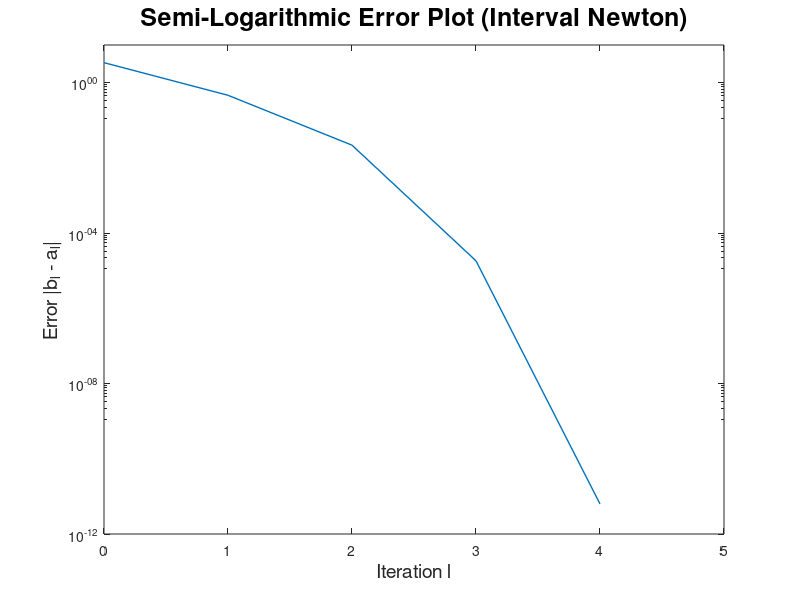

MATLAB code to generate this figure:
% Define the corresponding data set (Jana 2022, Drug 3 from Table 6)

X    =     [3.071 3.140 3.147 3.256 3.759...
            3.955 4.025 4.158 4.629 4.912...
            5.170 5.205 6.321 6.735 8.250...
            8.777 9.773 10.218 11.909 12.446]';

% s  = 1 (Weibull), s = -1 (inverse Weibull)

s    = -1;

% Define functions G_s, dG_s and H_s

G_s  = @(z) (1./z) + (s./length(X)).*sum(log(X)) - s.*sum(((X.^(s.*z))./(sum(X.^(s.*z)))).*log(X));
dG_s = @(z) - (1./(z.^2)) - (1./((sum(X.^(s.*z))).^2)).*((sum(log(X).*log(X).*(X.^(s.*z)))).*(sum(X.^(s.*z)))-((sum(log(X).*(X.^(s.*z)))).^2));
H_s  = @(z) sum(((X.^(s.*z))./(sum(X.^(s.*z)))).*log(X));

% Define initial Interval

a_init = 1/(log(max(X)) - (1./length(X)).*sum(log(X)));
b_init = min([1/(s*(H_s(a_init) - (1./length(X)).*sum(log(X)))) (length(X).*length(X)+sqrt((length(X)).^4+4.*(length(X)).^2))./(2*(max(log(X))-min(log(X))))]);

% Start the loop

N_max     = 20;
tolerance = 10^(-16);
N_points  = 100;

A      = zeros(1,(N_max+1));
B      = zeros(1,(N_max+1));

A(1)   = a_init;
B(1)   = b_init;

if(s == 1)
tic
  for j = 1:1:N_max
    m = (A(j) + B(j))/2;
    if(G_s(m) == 0)
      A(j + 1) = m;
      B(j + 1) = m;
      break
    elseif(G_s(m) < 0)
      A(j + 1) = max([A(j) (m - G_s(m)./(max(dG_s(A(j):(B(j)-A(j))/N_points:B(j)))) )]);
      B(j + 1) = min([B(j) (m - G_s(m)./(min(dG_s(A(j):(B(j)-A(j))/N_points:B(j)))) )]);
    elseif(G_s(m) > 0)
      A(j + 1) = max([A(j) (m - G_s(m)./(min(dG_s(A(j):(B(j)-A(j))/N_points:B(j)))) )]);
      B(j + 1) = min([B(j) (m - G_s(m)./(max(dG_s(A(j):(B(j)-A(j))/N_points:B(j)))) )]);
    endif

    if(B(j+1) - A(j+1) < tolerance)
      break
    endif
  endfor
toc
endif

if(s == -1)
tic
  for j = 1:1:N_max
    m = (A(j) + B(j))/2;
    if(G_s(m) == 0)
      A(j + 1) = m;
      B(j + 1) = m;
      break
    elseif(G_s(m) < 0)
      A(j + 1) = max([A(j) (m - G_s(m)./(max(dG_s(A(j):(B(j)-A(j))/N_points:B(j)))) )]);
      B(j + 1) = min([B(j) (m - G_s(m)./(min(dG_s(A(j):(B(j)-A(j))/N_points:B(j)))) )]);
    elseif(G_s(m) > 0)
      A(j + 1) = max([A(j) (m - G_s(m)./(min(dG_s(A(j):(B(j)-A(j))/N_points:B(j)))) )]);
      B(j + 1) = min([B(j) (m - G_s(m)./(max(dG_s(A(j):(B(j)-A(j))/N_points:B(j)))) )]);
    endif

    if(B(j+1) - A(j+1) < tolerance)
      break
    endif

  endfor
toc
endif

z_sought = (B(j+1) + A(j+1))/2;

figure(3)
semilogy(0:1:j,(B(1:1:j+1)-A(1:1:j+1)),'linewidth',1.0)
title('Semi-Logarithmic Error Plot (Interval Newton)','fontsize',18)
yticks([10^0 10^(-4) 10^(-8) 10^(-12) 10^(-16)])
xlabel('Iteration l','fontsize',14,'interpreter','tex')
ylabel('Error |b_{l} - a_{l}|','fontsize',14,'interpreter','tex')
